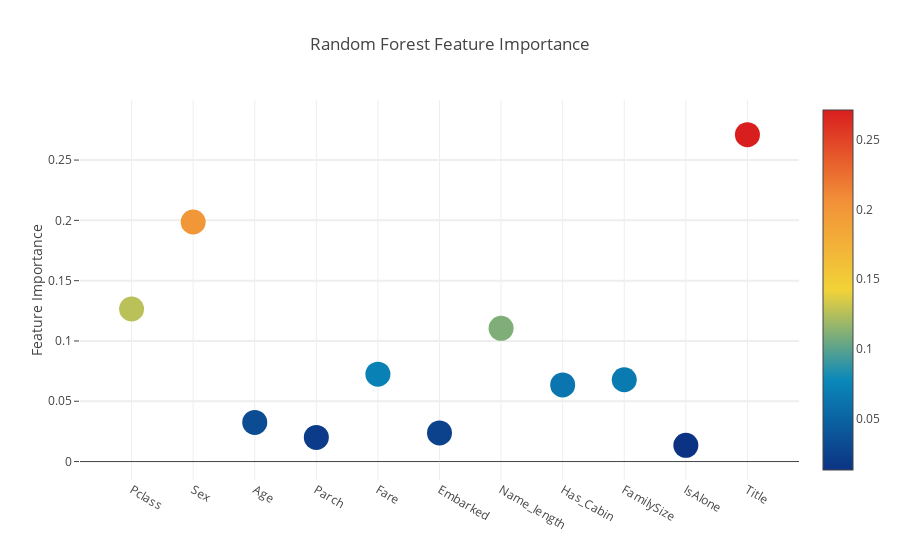
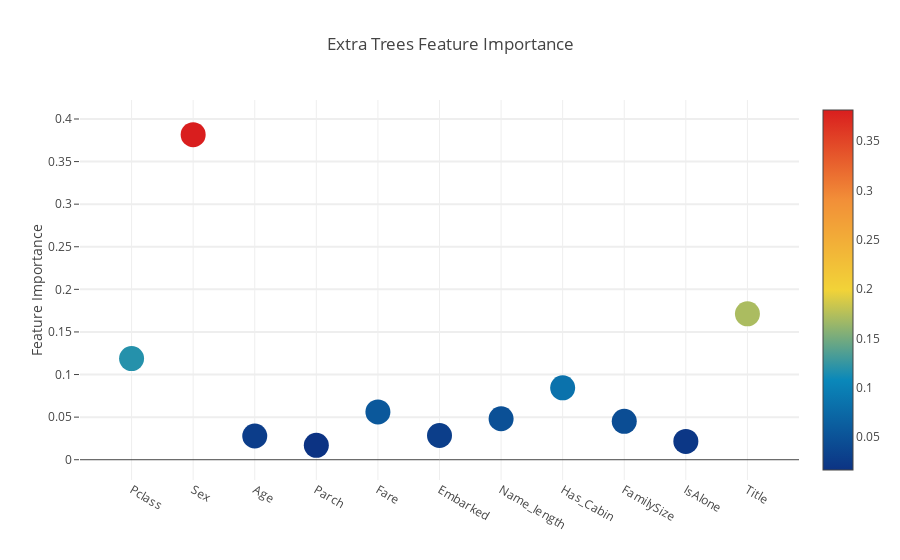
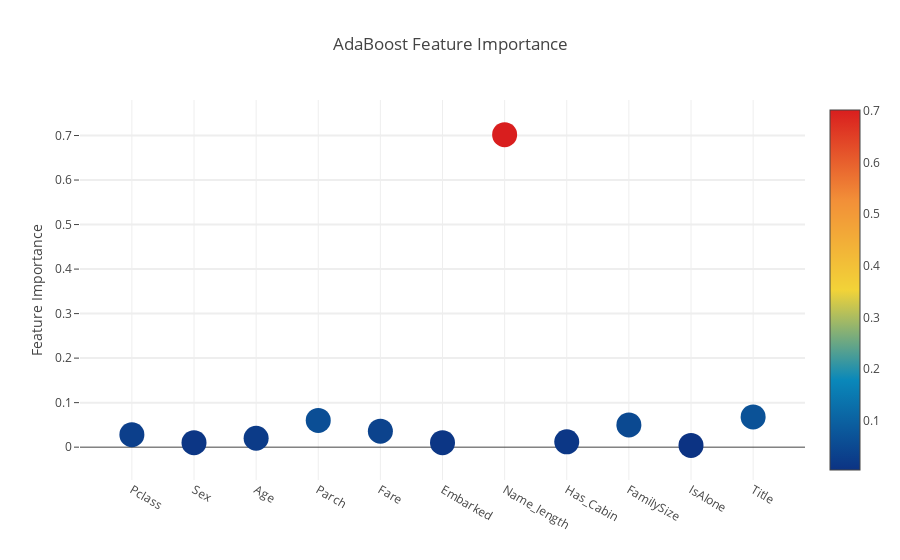
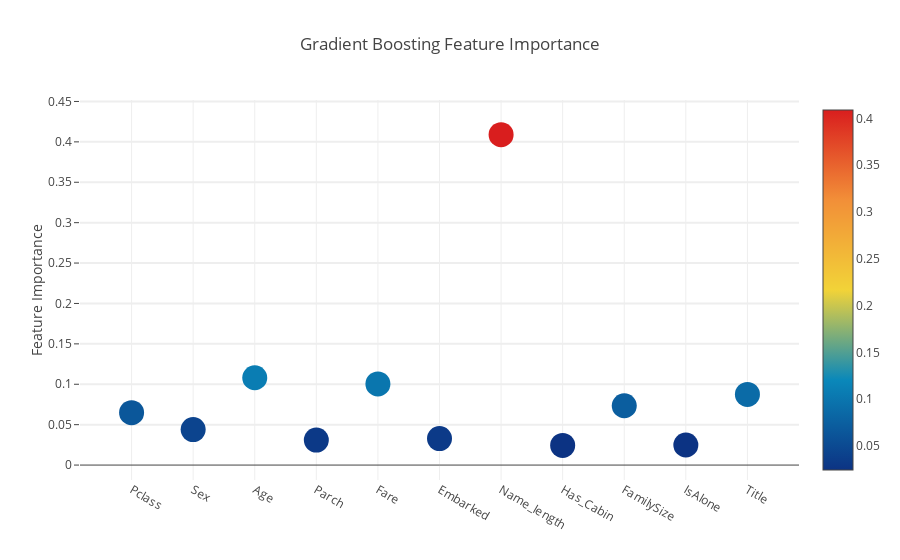

Notebook code for these charts, in order:
### Markdown cell above
**Interactive feature importances via Plotly scatterplots**

I'll use the interactive Plotly package at this juncture to visualise the feature importances values of the different classifiers

### Code cell
# Scatter plot 
trace = go.Scatter(
    y = feature_dataframe['Random Forest feature importances'].values,
    x = feature_dataframe['features'].values,
    mode='markers',
    marker=dict(
        sizemode = 'diameter',
        sizeref = 1,
        size = 25,
#       size= feature_dataframe['AdaBoost feature importances'].values,
        #color = np.random.randn(500), #set color equal to a variable
        color = feature_dataframe['Random Forest feature importances'].values,
        colorscale='Portland',
        showscale=True
    ),
    text = feature_dataframe['features'].values
)
data = [trace]

layout= go.Layout(
    autosize= True,
    title= 'Random Forest Feature Importance',
    hovermode= 'closest',
#     xaxis= dict(
#         title= 'Pop',
#         ticklen= 5,
#         zeroline= False,
#         gridwidth= 2,
#     ),
    yaxis=dict(
        title= 'Feature Importance',
        ticklen= 5,
        gridwidth= 2
    ),
    showlegend= False
)
fig = go.Figure(data=data, layout=layout)
py.iplot(fig,filename='scatter2010')

# Scatter plot 
trace = go.Scatter(
    y = feature_dataframe['Extra Trees  feature importances'].values,
    x = feature_dataframe['features'].values,
    mode='markers',
    marker=dict(
        sizemode = 'diameter',
        sizeref = 1,
        size = 25,
#       size= feature_dataframe['AdaBoost feature importances'].values,
        #color = np.random.randn(500), #set color equal to a variable
        color = feature_dataframe['Extra Trees  feature importances'].values,
        colorscale='Portland',
        showscale=True
    ),
    text = feature_dataframe['features'].values
)
data = [trace]

layout= go.Layout(
    autosize= True,
    title= 'Extra Trees Feature Importance',
    hovermode= 'closest',
#     xaxis= dict(
#         title= 'Pop',
#         ticklen= 5,
#         zeroline= False,
#         gridwidth= 2,
#     ),
    yaxis=dict(
        title= 'Feature Importance',
        ticklen= 5,
        gridwidth= 2
    ),
    showlegend= False
)
fig = go.Figure(data=data, layout=layout)
py.iplot(fig,filename='scatter2010')

# Scatter plot 
trace = go.Scatter(
    y = feature_dataframe['AdaBoost feature importances'].values,
    x = feature_dataframe['features'].values,
    mode='markers',
    marker=dict(
        sizemode = 'diameter',
        sizeref = 1,
        size = 25,
#       size= feature_dataframe['AdaBoost feature importances'].values,
        #color = np.random.randn(500), #set color equal to a variable
        color = feature_dataframe['AdaBoost feature importances'].values,
        colorscale='Portland',
        showscale=True
    ),
    text = feature_dataframe['features'].values
)
data = [trace]

layout= go.Layout(
    autosize= True,
    title= 'AdaBoost Feature Importance',
    hovermode= 'closest',
#     xaxis= dict(
#         title= 'Pop',
#         ticklen= 5,
#         zeroline= False,
#         gridwidth= 2,
#     ),
    yaxis=dict(
        title= 'Feature Importance',
        ticklen= 5,
        gridwidth= 2
    ),
    showlegend= False
)
fig = go.Figure(data=data, layout=layout)
py.iplot(fig,filename='scatter2010')

# Scatter plot 
trace = go.Scatter(
    y = feature_dataframe['Gradient Boost feature importances'].values,
    x = feature_dataframe['features'].values,
    mode='markers',
    marker=dict(
        sizemode = 'diameter',
        sizeref = 1,
        size = 25,
#       size= feature_dataframe['AdaBoost feature importances'].values,
        #color = np.random.randn(500), #set color equal to a variable
        color = feature_dataframe['Gradient Boost feature importances'].values,
        colorscale='Portland',
        showscale=True
    ),
    text = feature_dataframe['features'].values
)
data = [trace]

layout= go.Layout(
    autosize= True,
    title= 'Gradient Boosting Feature Importance',
    hovermode= 'closest',
#     xaxis= dict(
#         title= 'Pop',
#         ticklen= 5,
#         zeroline= False,
#         gridwidth= 2,
#     ),
    yaxis=dict(
        title= 'Feature Importance',
        ticklen= 5,
        gridwidth= 2
    ),
    showlegend= False
)
fig = go.Figure(data=data, layout=layout)
py.iplot(fig,filename='scatter2010')

### Figure 1 — Plotly figure (JSON) as saved in the notebook; plotly's stock layout.template omitted (floating-point values rounded to 4 significant figures)
{"data": [{"marker": {"color": [0.1265, 0.1986, 0.03242, 0.01997, 0.07245, 0.02372, 0.1105, 0.06351, 0.06782, 0.01341, 0.2711], "colorscale": "Portland", "showscale": true, "size": 25, "sizemode": "diameter", "sizeref": 1}, "mode": "markers", "text": ["Pclass", "Sex", "Age", "Parch", "Fare", "Embarked", "Name_length", "Has_Cabin", "FamilySize", "IsAlone", "Title"], "type": "scatter", "x": ["Pclass", "Sex", "Age", "Parch", "Fare", "Embarked", "Name_length", "Has_Cabin", "FamilySize", "IsAlone", "Title"], "y": [0.1265, 0.1986, 0.03242, 0.01997, 0.07245, 0.02372, 0.1105, 0.06351, 0.06782, 0.01341, 0.2711]}], "layout": {"autosize": true, "hovermode": "closest", "showlegend": false, "title": "Random Forest Feature Importance", "yaxis": {"gridwidth": 2, "ticklen": 5, "title": "Feature Importance"}}}

### Figure 2 — Plotly figure (JSON) as saved in the notebook; plotly's stock layout.template omitted (floating-point values rounded to 4 significant figures)
{"data": [{"marker": {"color": [0.1187, 0.3816, 0.02786, 0.01684, 0.05614, 0.0284, 0.04812, 0.08438, 0.04508, 0.02149, 0.1713], "colorscale": "Portland", "showscale": true, "size": 25, "sizemode": "diameter", "sizeref": 1}, "mode": "markers", "text": ["Pclass", "Sex", "Age", "Parch", "Fare", "Embarked", "Name_length", "Has_Cabin", "FamilySize", "IsAlone", "Title"], "type": "scatter", "x": ["Pclass", "Sex", "Age", "Parch", "Fare", "Embarked", "Name_length", "Has_Cabin", "FamilySize", "IsAlone", "Title"], "y": [0.1187, 0.3816, 0.02786, 0.01684, 0.05614, 0.0284, 0.04812, 0.08438, 0.04508, 0.02149, 0.1713]}], "layout": {"autosize": true, "hovermode": "closest", "showlegend": false, "title": "Extra Trees Feature Importance", "yaxis": {"gridwidth": 2, "ticklen": 5, "title": "Feature Importance"}}}

### Figure 3 — Plotly figure (JSON) as saved in the notebook; plotly's stock layout.template omitted (floating-point values rounded to 4 significant figures)
{"data": [{"marker": {"color": [0.028, 0.01, 0.02, 0.06, 0.036, 0.01, 0.702, 0.012, 0.05, 0.004, 0.068], "colorscale": "Portland", "showscale": true, "size": 25, "sizemode": "diameter", "sizeref": 1}, "mode": "markers", "text": ["Pclass", "Sex", "Age", "Parch", "Fare", "Embarked", "Name_length", "Has_Cabin", "FamilySize", "IsAlone", "Title"], "type": "scatter", "x": ["Pclass", "Sex", "Age", "Parch", "Fare", "Embarked", "Name_length", "Has_Cabin", "FamilySize", "IsAlone", "Title"], "y": [0.028, 0.01, 0.02, 0.06, 0.036, 0.01, 0.702, 0.012, 0.05, 0.004, 0.068]}], "layout": {"autosize": true, "hovermode": "closest", "showlegend": false, "title": "AdaBoost Feature Importance", "yaxis": {"gridwidth": 2, "ticklen": 5, "title": "Feature Importance"}}}

### Figure 4 — Plotly figure (JSON) as saved in the notebook; plotly's stock layout.template omitted (floating-point values rounded to 4 significant figures)
{"data": [{"marker": {"color": [0.06481, 0.04394, 0.1081, 0.03091, 0.1004, 0.03279, 0.409, 0.02437, 0.07341, 0.02487, 0.08748], "colorscale": "Portland", "showscale": true, "size": 25, "sizemode": "diameter", "sizeref": 1}, "mode": "markers", "text": ["Pclass", "Sex", "Age", "Parch", "Fare", "Embarked", "Name_length", "Has_Cabin", "FamilySize", "IsAlone", "Title"], "type": "scatter", "x": ["Pclass", "Sex", "Age", "Parch", "Fare", "Embarked", "Name_length", "Has_Cabin", "FamilySize", "IsAlone", "Title"], "y": [0.06481, 0.04394, 0.1081, 0.03091, 0.1004, 0.03279, 0.409, 0.02437, 0.07341, 0.02487, 0.08748]}], "layout": {"autosize": true, "hovermode": "closest", "showlegend": false, "title": "Gradient Boosting Feature Importance", "yaxis": {"gridwidth": 2, "ticklen": 5, "title": "Feature Importance"}}}
